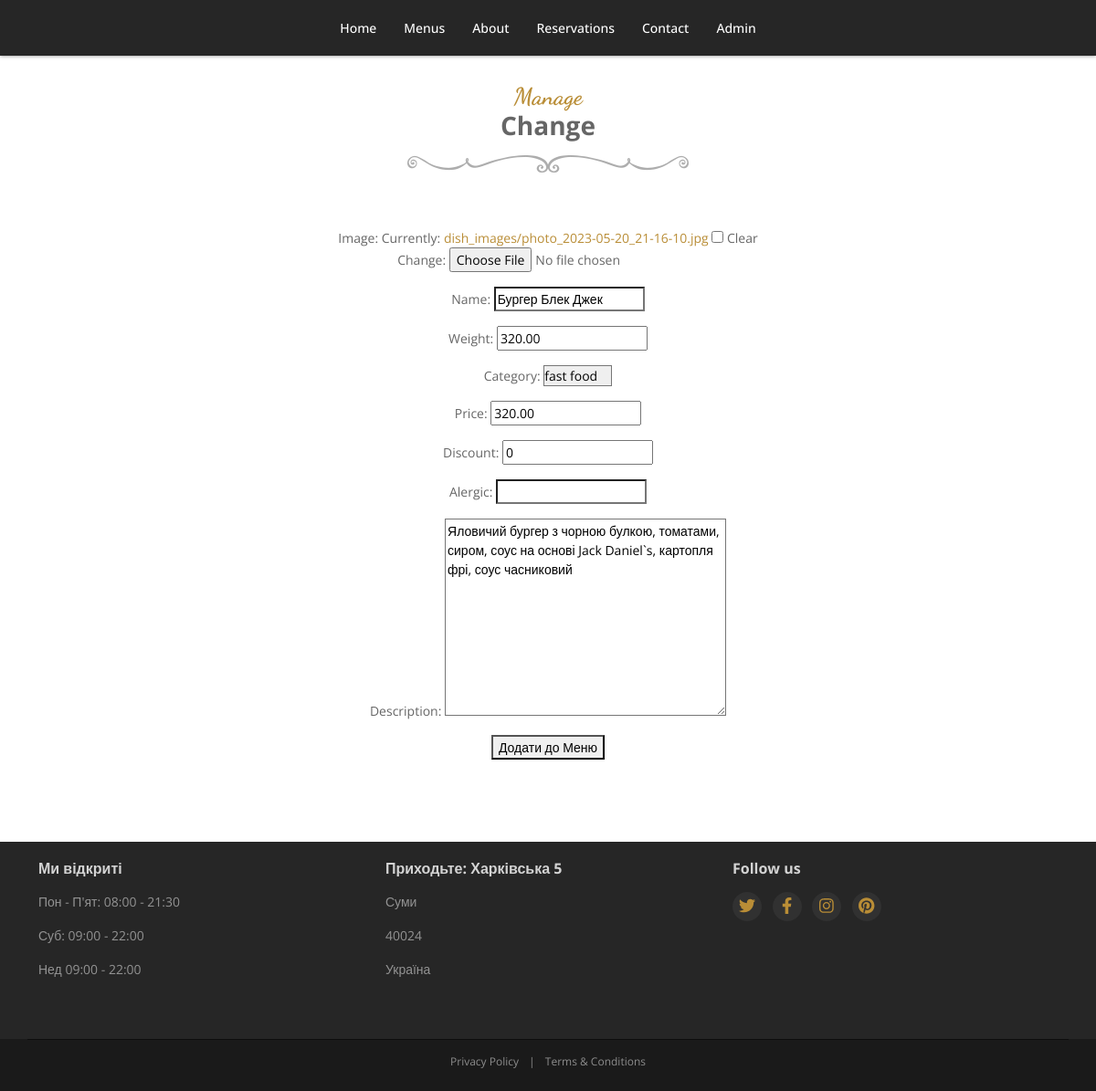
The page /change/3/ on the database its author committed.
### Menu/models.py (models this page shows, shortened)
class Dish(models.Model):
    name = models.CharField(max_length=128, blank=True, null=True, default=None)
    image = models.ImageField(upload_to=('dish_images/'),  blank=True, null=True, default=None)
    price = models.DecimalField(max_digits=10, decimal_places=2, default=0)
    weight = models.DecimalField(max_digits=10, decimal_places=2, default=100)
    discount = models.IntegerField(default=0)
    alergic = models.CharField(max_length=128, blank=True, null=True, default=None)
    category = models.ForeignKey(DishCategory, blank=True, null=True, default=None, on_delete=models.SET_DEFAULT)
    description = models.TextField(blank=True, null=True, default=None)
    created = models.DateTimeField(auto_now_add=True, auto_now=False)
    updated = models.DateTimeField(auto_now_add=False, auto_now=True)
    class Meta:
        verbose_name = 'Dish'
        verbose_name_plural = 'Dishes'

class DishCategory(models.Model):
    name = models.CharField(max_length=64, blank=True, null=True, default=None)
    is_active = models.BooleanField(blank=True, default=True)
    def __str__(self):
        return  "%s" % (self.name)
    class Meta:
        verbose_name = 'Category'
        verbose_name_plural = 'Categories'

### Change/views.py (the view)
# urls.py: re_path(r'^change/(?P<dish_id>\w+)/$', views.change, name='change'),
def change(request, dish_id):
    dishes = Dish.objects.get(id=dish_id)
    initial_data = {
        'image': dishes.image,
        'name': dishes.name,
        'category': dishes.category,
        'weight': dishes.weight,
        'price': dishes.price,
        'discount': dishes.discount,
        'alergic': dishes.alergic,
        'description': dishes.description
    }
    form = ChangeForm(initial=initial_data)
    if request.method == 'POST':
        form = ChangeForm(request.POST, request.FILES, instance=dishes)
        if form.is_valid():
            form.save()
    else:
        initial_data = {
            'image': dishes.image,
            'name': dishes.name,
            'category': dishes.category,
            'weight': dishes.weight,
            'price': dishes.price,
            'discount': dishes.discount,
            'alergic': dishes.alergic,
            'description': dishes.description
        }
        form = ChangeForm(instance=dishes, initial=initial_data)
    session_key = request.session.session_key
    if not session_key:
        request.session.cycle_key()
    print(request.session.session_key)
    return render(request, 'Manager_page/Change.html', {'form': form, 'dishes': dishes})

### Change/forms.py
class ChangeForm(forms.ModelForm):
    class Meta:
        model = Dish
        fields = ("image", "name", "weight", "category", "price", "discount", "alergic", "description")

### templates/Manager_page/Change.html (shortened to what this page needs)
{% extends 'base.html' %}
{% load static %}
{% block content %}
<div id="menus" class="menus-section">
    <div class="container text-center">
        <div class="featured">
            <div class="media-wrapper row">
                <h2 class="section-title">
                    <span class="script">Manage</span>
                    <span class="title-text">Change</span>
                    <span class="title-border"></span>
                </h2>
                <form method = "post" enctype="multipart/form-data">
                    {{ form.as_p }}
                    <button type="submit">Додати до Меню</button>
                </form>
            </div>
        </div>
    </div>
</div>
{% endblock %}

### static/css/web.css (style rules this page uses)
html,body { height: 100% }
body { font-family: 'Open Sans', arial, sans-serif; color: #666; font-size: 14px; -webkit-font-smoothing: antialiased; -moz-osx-font-smoothing: grayscale }
p { margin-bottom: 16px; line-height: 1.5 }
a { color: #b98d36; -webkit-transition: all 0.4s ease-in-out; -moz-transition: all 0.4s ease-in-out; -ms-transition: all 0.4s ease-in-out; -o-transition: all 0.4s ease-in-out; text-decoration: none }
.script { font-family: 'Dancing Script', cursive; font-weight: bold }
input[type="text"],input[type="email"],input[type="password"],input[type="submit"],input[type="button"],textarea,select { -moz-appearance: none; appearance: none; -webkit-appearance: none }
.menus-section { padding-top: 90px; padding-bottom: 90px }
.menus-section .section-title { font-size: 28px; font-weight: bold; margin-top: 0; margin-bottom: 45px }
.menus-section .section-title span { display: block }
.menus-section .section-title .script { color: #b98d36; display: block; font-size: 26px }
.menus-section .section-title .title-border { background: url("../images/title-border.png") no-repeat center top; height: 20px; display: block; margin-top: 15px; margin-bottom: 15px }
body { overflow-x: hidden }

### rows shown on the page
Dish: name "Бургер Блек Джек", weight "320.00", category "fast food", price "320.00", discount "0", description "Яловичий бургер з чорною булкою, томатами, сиром, соус на основі Jack Daniel`s, картопля фрі, соус часниковий"
